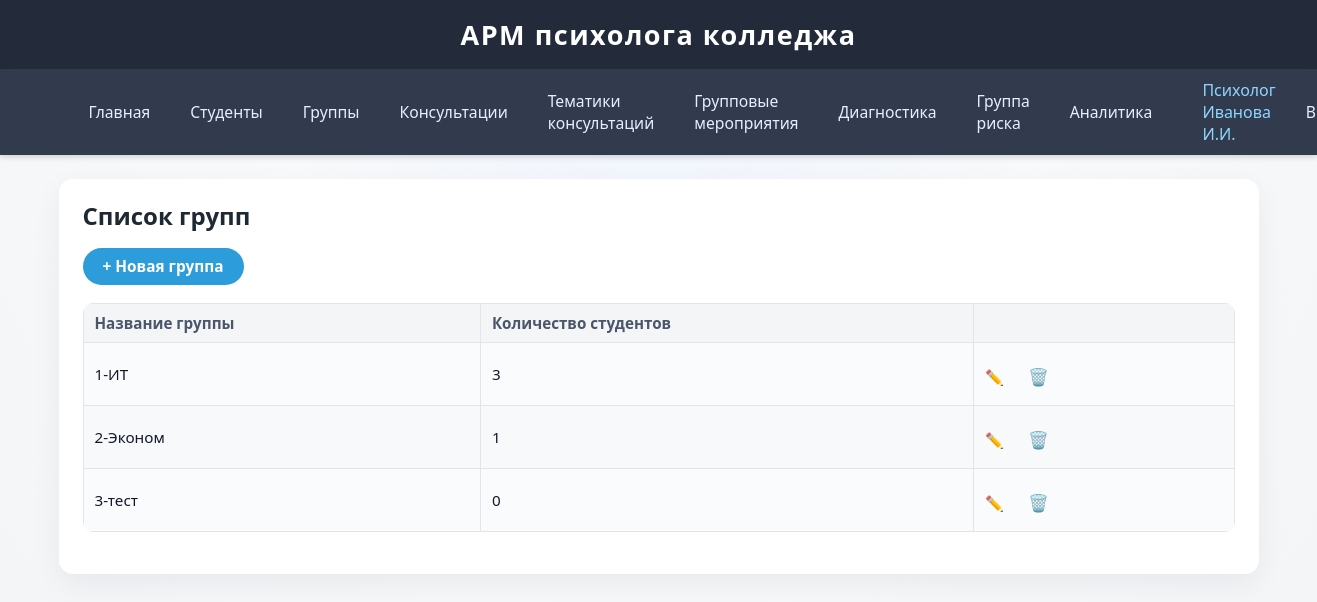
Screenshot of /groups/ (signed in) with the database file from the repository.
### app/models.py (models this page shows, shortened)
class User(db.Model, UserMixin):
    __tablename__ = 'users'
    id = db.Column(db.Integer, primary_key=True)
    username = db.Column(db.String(64), unique=True, nullable=False)
    password_hash = db.Column(db.String(128), nullable=False)
    role = db.Column(db.String(16), nullable=False, default='psychologist')  # 'psychologist', 'admin', or 'viewer'
    full_name = db.Column(db.String(128), nullable=True)
    group_events = db.relationship('GroupEvent', backref='psychologist_user', lazy=True)
    test_results = db.relationship('TestResult', backref='psychologist_user', lazy=True)

class Group(db.Model):
    __tablename__ = 'groups'
    id = db.Column(db.Integer, primary_key=True)
    name = db.Column(db.String(64), unique=True, nullable=False)
    students = db.relationship('Student', backref='group', lazy=True)
    events = db.relationship('GroupEvent', backref='group', lazy=True)

### app/routes/groups.py (the view)
@groups_bp.route('/')
@login_required
def list_groups():
    groups = Group.query.all()
    return render_template('groups/list.html', groups=groups)

### app/templates/groups/list.html (shortened to what this page needs)
{% extends 'base.html' %}
{% block content %}
<h2>Список групп</h2>
<div style="margin-bottom: 18px;">
    <a href="{{ url_for('groups.add_group') }}" class="btn btn-primary">+ Новая группа</a>
</div>
<table>
    <thead>
        <tr>
            <th>Название группы</th>
            <th>Количество студентов</th>
            <th></th>
        </tr>
    </thead>
    <tbody>
        {% for group in groups %}
        <tr>
            <td>{{ group.name }}</td>
            <td>{{ group.students|length }}</td>
            <td>
                <a href="{{ url_for('groups.edit_group', group_id=group.id) }}" title="Редактировать">✏️</a>
                <form method="post" action="{{ url_for('groups.delete_group', group_id=group.id) }}"
                      style="display:inline;" class="delete-form">
                    <button type="submit" title="Удалить" style="background:none;border:none;color:#e74c3c;font-size:1.1em;cursor:pointer;">🗑️</button>
                </form>
            </td>
        </tr>
        {% else %}
        <tr>
            <td colspan="3"><i>Нет групп.</i></td>
        </tr>
        {% endfor %}
    </tbody>
</table>
{% endblock %}

### app/templates/base.html (shortened to what this page needs)
<!DOCTYPE html>
<html lang="ru">
<head>
    <link rel="stylesheet" href="{{ url_for('static', filename='css/style.css') }}">
</head>
<body>
    <header>
        <div style="font-size:1.3em; font-weight:600;">АРМ психолога колледжа</div>
    </header>
    <nav style="background:#313b4d; padding:10px 0;">
        <div class="container" style="display:flex;gap:20px;align-items:center;">
            <a href="{{ url_for('index') }}">Главная</a>
            <a href="{{ url_for('students.list_students') }}">Студенты</a>
            <a href="{{ url_for('groups.list_groups') }}">Группы</a>
            <a href="{{ url_for('consultations.list_consultations') }}">Консультации</a>
            <a href="{{ url_for('consultation_topics.list_topics') }}">Тематики консультаций</a>
            <a href="{{ url_for('group_events.list_events') }}">Групповые мероприятия</a>
            <a href="{{ url_for('diagnostics.list_results') }}">Диагностика</a>
            <a href="{{ url_for('risk_groups.list_risk') }}">Группа риска</a>
            <a href="{{ url_for('analytics.overview') }}">Аналитика</a>
            {% if current_user.is_authenticated %}
                <span style="color:#8fd6ff;font-weight:500;">
                    {{ current_user.full_name or current_user.username }}
                </span>
                <a href="{{ url_for('auth.logout') }}">Выйти</a>
            {% else %}
                <a href="{{ url_for('auth.login') }}">Войти</a>
            {% endif %}
        </div>
    </nav>
    <div class="container">
        {% block content %}
        {% endblock %}
    </div>
</body>
</html>

### app/static/css/style.css (style rules this page uses)
body { background: radial-gradient(circle at top, #eef4ff 0, #f8f9fa 45%, #f4f5f7 100%); font-family: "Segoe UI", -apple-system, BlinkMacSystemFont, "Roboto", Arial, sans-serif; font-size: 16px; margin: 0; padding: 0; color: #111827; }
header { background: #232b3b; color: #fff; padding: 16px 0; text-align: center; font-size: 1.3em; letter-spacing: 1.5px; font-weight: 600; box-shadow: 0 2px 6px rgba(0,0,0,0.18); }
nav { box-shadow: 0 2px 6px rgba(0,0,0,0.16); }
nav .container { max-width: 1200px; margin: 0 auto; padding: 0 20px; background: transparent; border-radius: 0; box-shadow: none; }
nav a { color: #e5efff; text-decoration: none; font-size: 0.98rem; padding: 6px 10px; border-radius: 6px; transition: background 0.15s, color 0.15s, transform 0.1s; }
body > .container { max-width: 1200px; margin: 24px auto 32px auto; padding: 20px 24px 26px 24px; background: #ffffff; border-radius: 14px; box-shadow: 0 10px 30px rgba(15, 23, 42, 0.06); }
.container { box-sizing: border-box; }
h1, h2, h3 { color: #1f2933; font-weight: 600; margin-top: 0; }
h2 { margin-bottom: 8px; }
table { width: 100%; border-collapse: collapse; margin: 16px 0; background: #fafbfc; border-radius: 10px; overflow: hidden; }
th, td { border: 1px solid #e1e4e8; padding: 9px 11px; text-align: left; vertical-align: middle; font-size: 0.95rem; }
th { background: #f3f5f7; color: #4c566a; font-weight: 600; }
tr:nth-child(even) td { background: #f7f9fb; }
form { margin: 20px 0; }
button, .btn { background: #2d9cdb; color: #fff; border: none; border-radius: 999px; padding: 8px 20px; font-size: 0.96rem; font-weight: 600; cursor: pointer; transition: background 0.15s, box-shadow 0.15s, transform 0.08s; margin-top: 8px; display: inline-flex; align-items: center; justify-content: center; gap: 6px; }
a { color: #2563eb; text-decoration: none; transition: color 0.17s; }

### rows the page displays
User: full_name "Психолог Иванова И.И."
Group: name "1-ИТ", students|length "3"
Group: name "2-Эконом", students|length "1"
Group: name "3-тест", students|length "0"
